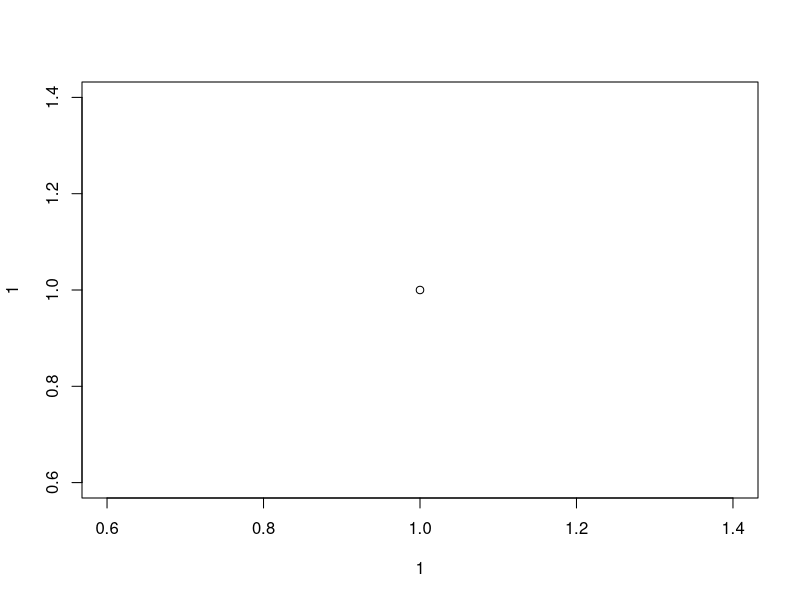

Write the R code that produced this figure.
## ---- chunk 1
#Testing a simple plot
plot(1,1)
